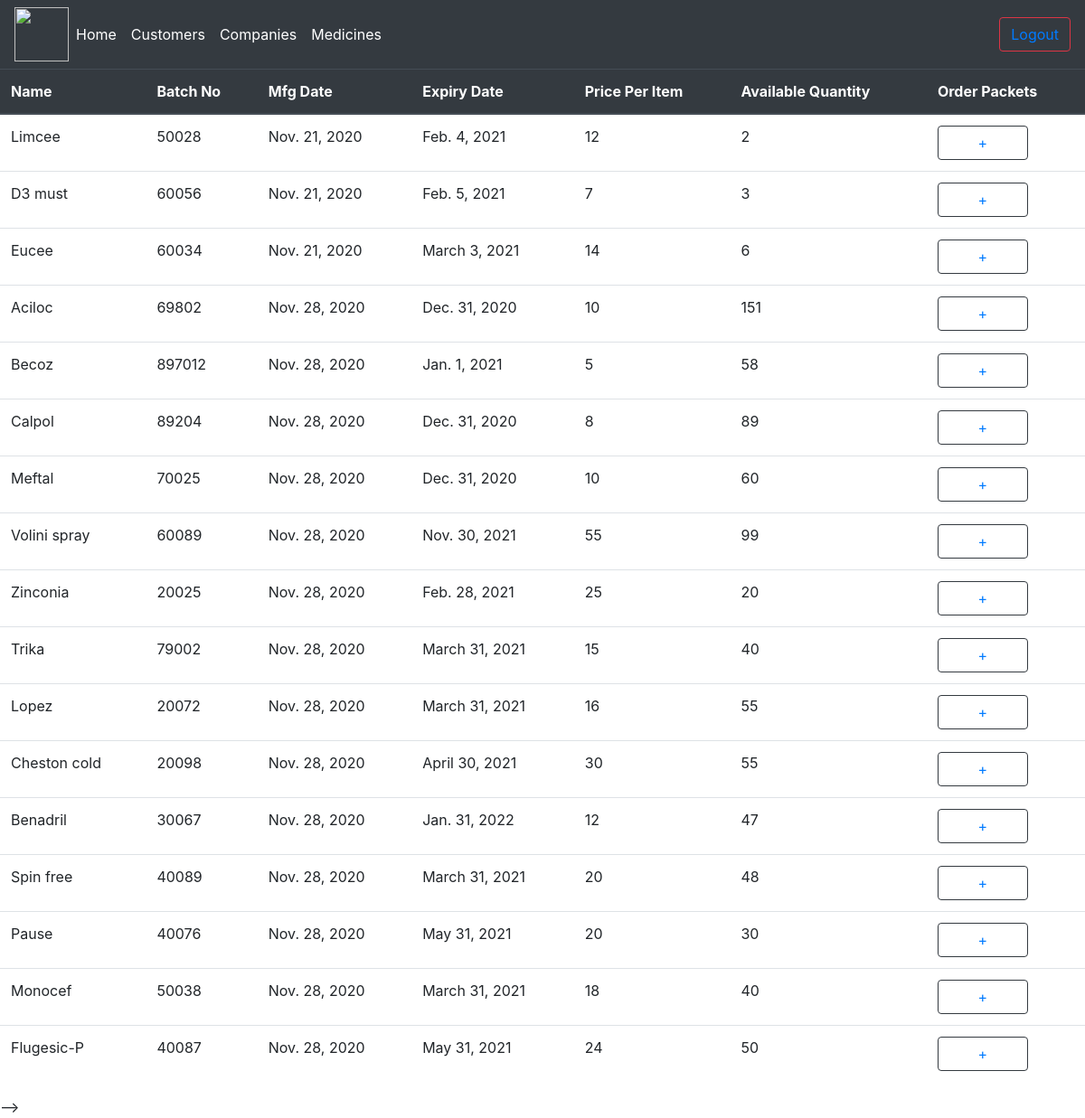
The page /viewmedicines (signed in) on the database its author committed.
### management/models.py (models this page shows, shortened)
class Medicine(models.Model):
    id=models.AutoField(primary_key=True)
    name=models.CharField(max_length=200)
    batch_no=models.CharField(max_length=200)
    expire_date=models.DateField()
    price_per_item=models.IntegerField()
    prescribe_req=models.BooleanField(default=False)
    mfg_date=models.DateField()
    company_id=models.ForeignKey(Company,on_delete=models.CASCADE)
    quantity=models.IntegerField()

### management/decorators.py (the view)
        def wrapper_func(request,*args,**kwargs):
            group=None
            if request.user.groups.exists():
                group=request.user.groups.all()[0].name
            print(group)
            if group in allowed_roles:
                print("working")
                return view_func(request, *args, **kwargs)
            if group=='owner':
                return redirect('dashboard')
            else:
                return HttpResponse('You are not authorized to view the page')

### management/views.py (called while the page is built)
@login_required(login_url='loginpage')
@allowed_users(allowed_roles=['owner'])
def viewmedicines(request):
    medicines=Medicine.objects.all()
    context={'medicines':medicines}
    return  render(request,'managemet/viewmedicines.html',context)

### templates/managemet/viewmedicines.html (shortened to what this page needs)
{%  extends 'managemet/adminmain2.html' %}
{% block content %}
<table class="table">
  <thead class="thead-dark">
    <tr>
      <th scope="col">Name</th>
      <th scope="col">Batch No</th>
      <th scope="col">Mfg Date</th>
      <th scope="col">Expiry Date</th>
        <th scope="col">Price Per Item</th>
      <th scope="col">Available Quantity</th>
      <th scope="col">Order Packets</th>
    </tr>
  </thead>
  <tbody>
  {% for i in medicines %}
    <tr>
      <td>{{i.name}}</td>
      <td>{{i.batch_no}}</td>
      <td>{{i.mfg_date}}</td>
      <td>{{i.expire_date}}</td>
        <td>{{i.price_per_item}}</td>
      <td>{{i.quantity}}</td>
      <td><button type="submit" style="width:100px" class="btn btn-outline-dark"><a href="{% url 'orderstock' i.id %}">+</a></button></td>
    </tr>
    {% endfor %}
  </tbody>
</table>
{% endblock %}
{% block jscontent %}
<script src="https://ajax.googleapis.com/ajax/libs/jquery/3.5.1/jquery.min.js"></script>-->
        {% endblock %}

### rows shown on the page
Medicine: name "Limcee", batch_no "50028", mfg_date "Nov. 21, 2020", expire_date "Feb. 4, 2021", price_per_item "12", quantity "2"
Medicine: name "D3 must", batch_no "60056", mfg_date "Nov. 21, 2020", expire_date "Feb. 5, 2021", price_per_item "7", quantity "3"
Medicine: name "Eucee", batch_no "60034", mfg_date "Nov. 21, 2020", expire_date "March 3, 2021", price_per_item "14", quantity "6"
Medicine: name "Aciloc", batch_no "69802", mfg_date "Nov. 28, 2020", expire_date "Dec. 31, 2020", price_per_item "10", quantity "151"
Medicine: name "Becoz", batch_no "897012", mfg_date "Nov. 28, 2020", expire_date "Jan. 1, 2021", price_per_item "5", quantity "58"
Medicine: name "Calpol", batch_no "89204", mfg_date "Nov. 28, 2020", expire_date "Dec. 31, 2020", price_per_item "8", quantity "89"
Medicine: name "Meftal", batch_no "70025", mfg_date "Nov. 28, 2020", expire_date "Dec. 31, 2020", price_per_item "10", quantity "60"
Medicine: name "Volini spray", batch_no "60089", mfg_date "Nov. 28, 2020", expire_date "Nov. 30, 2021", price_per_item "55", quantity "99"
Medicine: name "Zinconia", batch_no "20025", mfg_date "Nov. 28, 2020", expire_date "Feb. 28, 2021", price_per_item "25", quantity "20"
Medicine: name "Trika", batch_no "79002", mfg_date "Nov. 28, 2020", expire_date "March 31, 2021", price_per_item "15", quantity "40"
Medicine: name "Lopez", batch_no "20072", mfg_date "Nov. 28, 2020", expire_date "March 31, 2021", price_per_item "16", quantity "55"
Medicine: name "Cheston cold", batch_no "20098", mfg_date "Nov. 28, 2020", expire_date "April 30, 2021", price_per_item "30", quantity "55"
Medicine: name "Benadril", batch_no "30067", mfg_date "Nov. 28, 2020", expire_date "Jan. 31, 2022", price_per_item "12", quantity "47"
Medicine: name "Spin free", batch_no "40089", mfg_date "Nov. 28, 2020", expire_date "March 31, 2021", price_per_item "20", quantity "48"
Medicine: name "Pause", batch_no "40076", mfg_date "Nov. 28, 2020", expire_date "May 31, 2021", price_per_item "20", quantity "30"
Medicine: name "Monocef", batch_no "50038", mfg_date "Nov. 28, 2020", expire_date "March 31, 2021", price_per_item "18", quantity "40"
Medicine: name "Flugesic-P", batch_no "40087", mfg_date "Nov. 28, 2020", expire_date "May 31, 2021", price_per_item "24", quantity "50"
